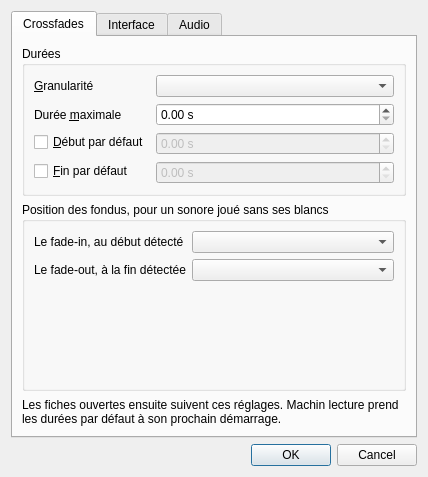
<?xml version="1.0" encoding="UTF-8"?>
<ui version="4.0">
 <class>FenetrePreferences</class>
 <widget class="QDialog" name="FenetrePreferences">
  <property name="windowTitle">
   <string>Préférences</string>
  </property>
  <layout class="QVBoxLayout" name="disposition">
   <item>
    <widget class="QTabWidget" name="pages">
     <widget class="QWidget" name="page_crossfades">
      <attribute name="title">
       <string>Crossfades</string>
      </attribute>
      <layout class="QVBoxLayout" name="disposition_crossfades">
       <item>
        <widget class="QGroupBox" name="groupe_crossfades">
         <property name="title">
          <string>Durées</string>
         </property>
         <layout class="QFormLayout" name="formulaire_crossfades">
          <item row="0" column="0">
           <widget class="QLabel" name="etiquette_granularite">
            <property name="text">
             <string>&amp;Granularité</string>
            </property>
            <property name="buddy">
             <cstring>granularite</cstring>
            </property>
           </widget>
          </item>
          <item row="0" column="1">
           <widget class="QComboBox" name="granularite">
            <property name="toolTip">
             <string>Le pas de tous les crossfades de l'interface</string>
            </property>
           </widget>
          </item>
          <item row="1" column="0">
           <widget class="QLabel" name="etiquette_maximum">
            <property name="text">
             <string>Durée &amp;maximale</string>
            </property>
            <property name="buddy">
             <cstring>maximum</cstring>
            </property>
           </widget>
          </item>
          <item row="1" column="1">
           <widget class="QDoubleSpinBox" name="maximum">
            <property name="toolTip">
             <string>Le crossfade le plus long que proposent les fiches</string>
            </property>
            <property name="suffix">
             <string> s</string>
            </property>
            <property name="maximum">
             <double>600.0</double>
            </property>
           </widget>
          </item>
          <item row="2" column="0">
           <widget class="QCheckBox" name="a_debut">
            <property name="text">
             <string>&amp;Début par défaut</string>
            </property>
            <property name="toolTip">
             <string>Le crossfade de début d'un sonore qui n'en a pas de paramétré, et que sa banque ne règle pas</string>
            </property>
           </widget>
          </item>
          <item row="2" column="1">
           <widget class="QDoubleSpinBox" name="debut">
            <property name="enabled">
             <bool>false</bool>
            </property>
            <property name="suffix">
             <string> s</string>
            </property>
           </widget>
          </item>
          <item row="3" column="0">
           <widget class="QCheckBox" name="a_fin">
            <property name="text">
             <string>&amp;Fin par défaut</string>
            </property>
            <property name="toolTip">
             <string>Le crossfade de fin d'un sonore qui n'en a pas de paramétré, et que sa banque ne règle pas</string>
            </property>
           </widget>
          </item>
          <item row="3" column="1">
           <widget class="QDoubleSpinBox" name="fin">
            <property name="enabled">
             <bool>false</bool>
            </property>
            <property name="suffix">
             <string> s</string>
            </property>
           </widget>
          </item>
         </layout>
        </widget>
       </item>
       <item>
        <widget class="QGroupBox" name="groupe_positions">
         <property name="title">
          <string>Position des fondus, pour un sonore joué sans ses blancs</string>
         </property>
         <property name="toolTip">
          <string>Où tombent les fondus par rapport au début et à la fin détectés d'un sonore ; une banque peut imposer les siennes</string>
         </property>
         <layout class="QFormLayout" name="formulaire_positions">
          <item row="0" column="0">
           <widget class="QLabel" name="etiquette_position_entree">
            <property name="text">
             <string>Le fade-in, au début détecté</string>
            </property>
            <property name="buddy">
             <cstring>position_entree</cstring>
            </property>
           </widget>
          </item>
          <item row="0" column="1">
           <widget class="QComboBox" name="position_entree"/>
          </item>
          <item row="1" column="0">
           <widget class="QLabel" name="etiquette_position_sortie">
            <property name="text">
             <string>Le fade-out, à la fin détectée</string>
            </property>
            <property name="buddy">
             <cstring>position_sortie</cstring>
            </property>
           </widget>
          </item>
          <item row="1" column="1">
           <widget class="QComboBox" name="position_sortie"/>
          </item>
          <item row="2" column="0" colspan="2">
           <widget class="QWidget" name="place_demonstration" native="true">
            <property name="toolTip">
             <string>Démonstration : un sonore de 30 s, aux blancs de 3 s au début et 4 s à la fin, retirés à l'antenne, avec les crossfades par défaut saisis</string>
            </property>
            <property name="minimumSize">
             <size>
              <width>360</width>
              <height>72</height>
             </size>
            </property>
           </widget>
          </item>
          <item row="3" column="0" colspan="2">
           <widget class="QLabel" name="legende_demonstration">
            <property name="text">
             <string/>
            </property>
            <property name="wordWrap">
             <bool>true</bool>
            </property>
           </widget>
          </item>
         </layout>
        </widget>
       </item>
       <item>
        <widget class="QLabel" name="explication">
         <property name="text">
          <string>Les fiches ouvertes ensuite suivent ces réglages. Machin lecture prend les durées par défaut à son prochain démarrage.</string>
         </property>
         <property name="wordWrap">
          <bool>true</bool>
         </property>
        </widget>
       </item>
      </layout>
     </widget>
     <widget class="QWidget" name="page_interface">
      <attribute name="title">
       <string>Interface</string>
      </attribute>
      <layout class="QVBoxLayout" name="disposition_interface">
       <item>
        <widget class="QGroupBox" name="groupe_accueil">
         <property name="title">
          <string>Accueil</string>
         </property>
         <layout class="QVBoxLayout" name="disposition_accueil">
          <item>
           <widget class="QCheckBox" name="saturation">
            <property name="text">
             <string>Afficher le voyant de saturation de l'accueil</string>
            </property>
            <property name="toolTip">
             <string>Le voyant « Saturation » de la colonne Antenne, au-dessus du VU-mètre ; le VU-mètre montre toujours les crêtes.</string>
            </property>
           </widget>
          </item>
          <item>
           <widget class="QCheckBox" name="suggestions">
            <property name="text">
             <string>Proposer au lancement ce qui manque pour démarrer</string>
            </property>
            <property name="toolTip">
             <string>Fil musical, banques de base et périphérique de l'antenne, dans une fenêtre au lancement de l'interface.</string>
            </property>
           </widget>
          </item>
         </layout>
        </widget>
       </item>
       <item>
        <widget class="QGroupBox" name="groupe_icone">
         <property name="title">
          <string>Icône de l'application</string>
         </property>
         <property name="toolTip">
          <string>L'icône des fenêtres de MachinCast, de son raccourci dans le menu des applications et sur le bureau, et de la barre des tâches.</string>
         </property>
         <layout class="QVBoxLayout" name="disposition_icone">
          <item>
           <layout class="QHBoxLayout" name="ligne_icone" stretch="0,1,0,0">
            <item>
             <widget class="QLabel" name="icone_apercu">
              <property name="minimumSize">
               <size>
                <width>48</width>
                <height>48</height>
               </size>
              </property>
              <property name="maximumSize">
               <size>
                <width>48</width>
                <height>48</height>
               </size>
              </property>
             </widget>
            </item>
            <item>
             <widget class="QLabel" name="icone_chemin">
              <property name="wordWrap">
               <bool>true</bool>
              </property>
              <property name="textInteractionFlags">
               <set>Qt::TextInteractionFlag::TextSelectableByMouse</set>
              </property>
             </widget>
            </item>
            <item>
             <widget class="QPushButton" name="choisir_icone">
              <property name="text">
               <string>&amp;Choisir une image…</string>
              </property>
              <property name="toolTip">
               <string>Une image SVG, PNG ou JPEG, de préférence carrée</string>
              </property>
             </widget>
            </item>
            <item>
             <widget class="QPushButton" name="icone_par_defaut">
              <property name="text">
               <string>Icône de MachinCast</string>
              </property>
              <property name="toolTip">
               <string>Revenir à l'icône de MachinCast</string>
              </property>
             </widget>
            </item>
           </layout>
          </item>
          <item>
           <widget class="QLabel" name="icone_erreur">
            <property name="wordWrap">
             <bool>true</bool>
            </property>
           </widget>
          </item>
         </layout>
        </widget>
       </item>
      </layout>
     </widget>
     <widget class="QWidget" name="page_audio">
      <attribute name="title">
       <string>Audio</string>
      </attribute>
      <layout class="QVBoxLayout" name="disposition_audio">
       <item>
        <widget class="QGroupBox" name="groupe_peripheriques">
         <property name="title">
          <string>Périphériques</string>
         </property>
         <layout class="QFormLayout" name="formulaire_peripheriques">
          <item row="0" column="0">
           <widget class="QLabel" name="etiquette_antenne">
            <property name="text">
             <string>&amp;Antenne</string>
            </property>
            <property name="buddy">
             <cstring>antenne</cstring>
            </property>
           </widget>
          </item>
          <item row="0" column="1">
           <widget class="QComboBox" name="antenne">
            <property name="toolTip">
             <string>Le périphérique sur lequel Machin lecture diffuse l'antenne</string>
            </property>
           </widget>
          </item>
          <item row="1" column="0">
           <widget class="QLabel" name="etiquette_preecoute">
            <property name="text">
             <string>&amp;Pré-écoute</string>
            </property>
            <property name="buddy">
             <cstring>preecoute</cstring>
            </property>
           </widget>
          </item>
          <item row="1" column="1">
           <widget class="QComboBox" name="preecoute">
            <property name="toolTip">
             <string>Le périphérique de la pré-écoute de l'interface, jamais celui de l'antenne</string>
            </property>
           </widget>
          </item>
         </layout>
        </widget>
       </item>
       <item>
        <widget class="QLabel" name="explication_audio">
         <property name="text">
          <string>Machin lecture prend le périphérique de l'antenne à son prochain démarrage ; sans lui, il refuse de diffuser. La pré-écoute ne peut jamais utiliser le périphérique de l'antenne : chacun est grisé dans l'autre choix.</string>
         </property>
         <property name="wordWrap">
          <bool>true</bool>
         </property>
        </widget>
       </item>
       <item>
        <widget class="QGroupBox" name="groupe_blancs">
         <property name="title">
          <string>Détection de blanc</string>
         </property>
         <layout class="QFormLayout" name="formulaire_blancs">
          <item row="0" column="0">
           <widget class="QLabel" name="etiquette_seuil_blancs">
            <property name="text">
             <string>&amp;Seuil de blanc</string>
            </property>
            <property name="buddy">
             <cstring>seuil_blancs</cstring>
            </property>
           </widget>
          </item>
          <item row="0" column="1">
           <widget class="QDoubleSpinBox" name="seuil_blancs">
            <property name="toolTip">
             <string>Niveau crête sous lequel le début et la fin d'un sonore sont un blanc ; 0 dB est la pleine échelle</string>
            </property>
            <property name="suffix">
             <string> dB</string>
            </property>
            <property name="decimals">
             <number>1</number>
            </property>
            <property name="minimum">
             <double>-100.0</double>
            </property>
            <property name="maximum">
             <double>-0.1</double>
            </property>
            <property name="singleStep">
             <double>1.0</double>
            </property>
            <property name="value">
             <double>-40.0</double>
            </property>
           </widget>
          </item>
         </layout>
        </widget>
       </item>
       <item>
        <widget class="QLabel" name="explication_blancs">
         <property name="text">
          <string>L'audit complet mesure les blancs au début et à la fin de chaque fichier à ce seuil ; un nouveau seuil vaut pour les audits suivants. Une banque, ou un sonore, choisit d'être joué sans ses blancs.</string>
         </property>
         <property name="wordWrap">
          <bool>true</bool>
         </property>
        </widget>
       </item>
       <item>
        <spacer name="espace_audio">
         <property name="orientation">
          <enum>Qt::Orientation::Vertical</enum>
         </property>
        </spacer>
       </item>
      </layout>
     </widget>
    </widget>
   </item>
   <item>
    <widget class="QDialogButtonBox" name="boutons">
     <property name="standardButtons">
      <set>QDialogButtonBox::StandardButton::Cancel|QDialogButtonBox::StandardButton::Ok</set>
     </property>
    </widget>
   </item>
  </layout>
 </widget>
 <resources/>
 <connections/>
</ui>
